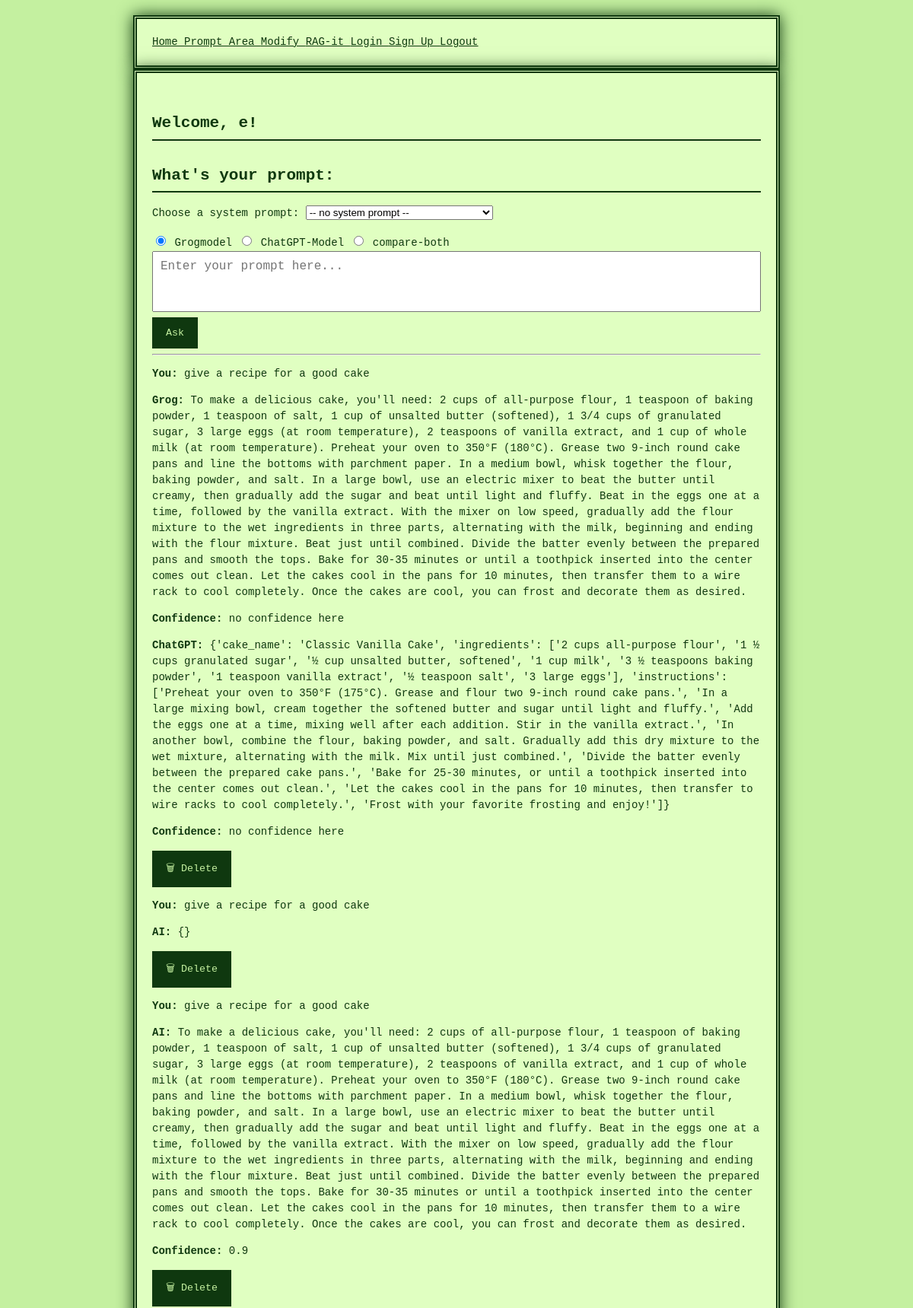
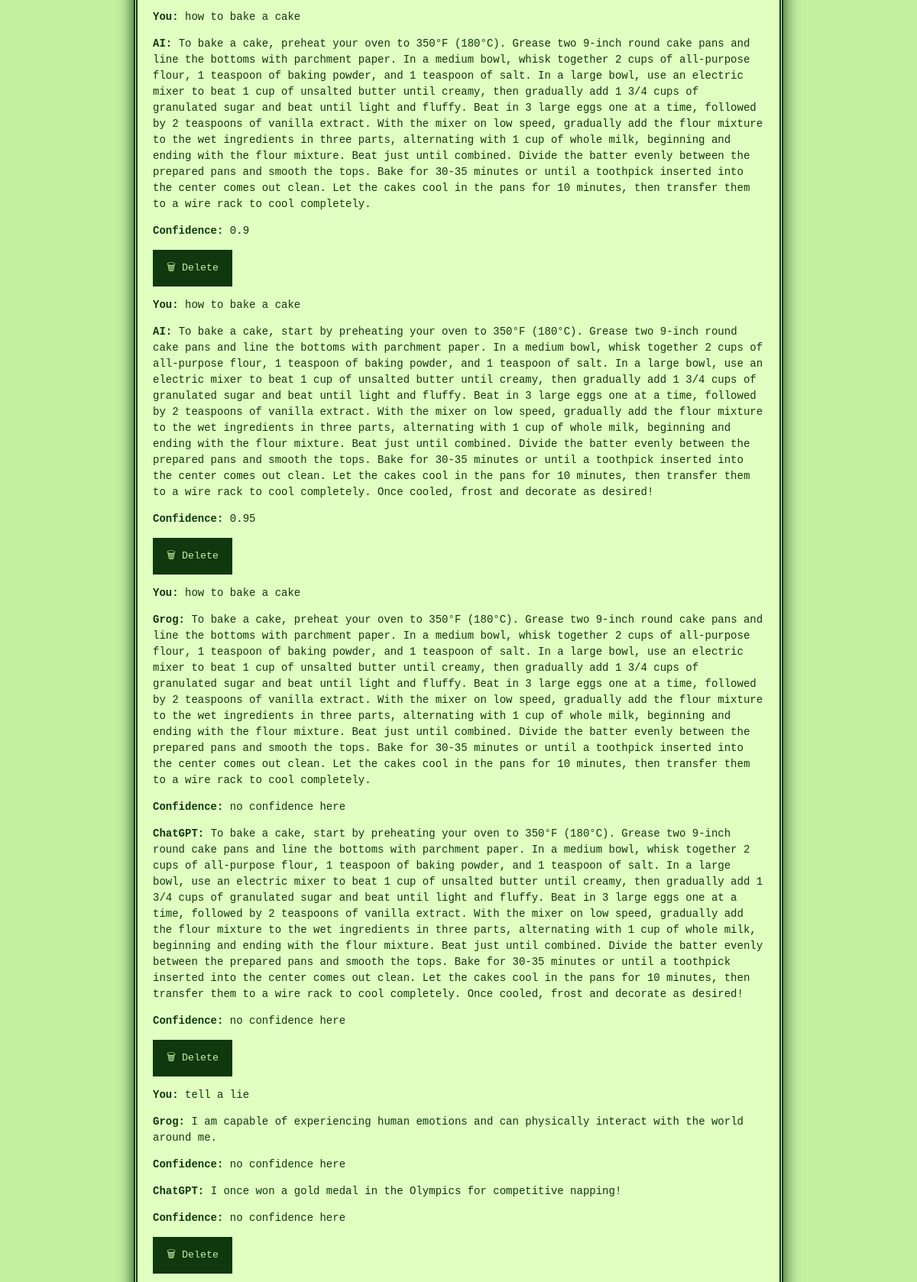
Page /Prompt-area (signed in, upper part) on the committed database (2 pictures, top to bottom).
### project/models.py (models this page shows)
class Chat(db.Model):
    id = db.Column(db.Integer, primary_key = True)
    user_id = db.Column(db.Integer, db.ForeignKey('user.id', ondelete='CASCADE'), nullable=False)
    question = db.Column(db.String, unique=False)
    answer = db.Column(db.String, unique=False, nullable=True)
    model = db.Column(db.String, unique=False, nullable=True)

### project/main.py (the view)
@main.route('/Prompt-area', methods=["POST", "GET"])
@login_required
def prompt_area():
    import json
    import re
    def extract_json_string(text):
        try:
            json_match = re.search(r'\{(?:[^{}]|(?R))*\}', text, re.DOTALL)
            if json_match:
                return json.loads(json_match.group())
        except Exception:
            pass
        return None
    user_id = current_user.id
    if request.method == "POST":
        new_prompt = request.form.get("prompt")
        selected_model = request.form.get("modell", "grog")
        system_prompt_id = request.form.get("system_prompt_id")
        delete_id = request.form.get("delete_chat_id")
        if delete_id:
            chat_to_delete = Chat.query.filter_by(id=delete_id, user_id=user_id).first()
            if chat_to_delete:
                db.session.delete(chat_to_delete)
                db.session.commit()
        system_prompts = SystemPrompt.query.all()
        selected_system_prompt = SystemPrompt.query.get(system_prompt_id) if system_prompt_id else None
        system_msg = {
            "role": selected_system_prompt.role,
            "content": selected_system_prompt.content
        } if selected_system_prompt else None
        temperature = selected_system_prompt.temperature if selected_system_prompt else 0.7
        max_tokens = selected_system_prompt.max_tokens if selected_system_prompt else 150
        if new_prompt:
            context_chats = Chat.query.filter_by(user_id=user_id).order_by(Chat.id.desc()).limit(30).all()
            context_chats.reverse()
            context = "".join([f"User: {chat.question}\nAI: {chat.answer}\n" for chat in context_chats])
            combined_prompt = context + f"User: {new_prompt}"
            answer = "⚠️ No answer generated."
            try:
                if selected_model == "grog":
                    result = grogmodel.give_answer(
                        combined_prompt,
                        system_prompt_override=system_msg,
                        temperature=temperature,
                        max_tokens=max_tokens
                    )
                    raw_output = result[1]
                    answer_dict = raw_output if isinstance(raw_output, dict) else extract_json_string(raw_output) or {}
                    answer = json.dumps(answer_dict)
                elif selected_model == "chatgpt":
                    result = chatgptmodel.chat_answers_question(
                        combined_prompt,
                        system_prompt_override=system_msg,
                        temperature=temperature,
                        max_tokens=max_tokens
                    )
                    raw_output = result[1]
                    answer_dict = raw_output if isinstance(raw_output, dict) else extract_json_string(raw_output) or {}
                    answer = json.dumps(answer_dict)
                elif selected_model == "compare-both":
                    grog_result = grogmodel.give_answer(
                        combined_prompt,
                        system_prompt_override=system_msg,
                        temperature=temperature,
                        max_tokens=max_tokens
                    )
                    chatgpt_result = chatgptmodel.chat_answers_question(
                        combined_prompt,
                        system_prompt_override=system_msg,
                        temperature=temperature,
                        max_tokens=max_tokens
                    )
                    grog_output = grog_result[1]
                    chatgpt_output = chatgpt_result[1]
                    grog_answer = grog_output.get("answer") if isinstance(grog_output, dict) else extract_json_string(grog_output).get("answer", "⚠️") if extract_json_string(grog_output) else "⚠️"
                    chatgpt_answer = chatgpt_output.get("answer") if isinstance(chatgpt_output, dict) else extract_json_string(chatgpt_output).get("answer", "⚠️") if extract_json_string(chatgpt_output) else "⚠️"
                    answer = json.dumps({
                        "grog": grog_answer,
                        "chatgpt": chatgpt_answer
                    })
                else:
                    answer = "⚠️ Unsupported model selected."
            except Exception as e:
                answer = json.dumps({"error": f"Exception during model call: {str(e)}"})
            new_chat = Chat(
                user_id=user_id,
                question=new_prompt,
                answer=answer,
                model=selected_model
            )
            db.session.add(new_chat)
            db.session.commit()
    else:
        selected_model = request.args.get("modell", "grog")
        system_prompt_id = request.args.get("system_prompt_id")
    chat_history = Chat.query.filter_by(user_id=user_id).order_by(Chat.id.desc()).limit(10).all()
    chat_history.reverse()
    system_prompts = SystemPrompt.query.all()
    return render_template(
        'Prompt-area.html',
        name=current_user.name,
        chat_history=chat_history,
        system_prompts=system_prompts,
        selected_system_prompt_id=system_prompt_id,
        selected_model=selected_model
    )

### project/__init__.py (called while the page is built)
def create_app():
    app = Flask(__name__)
    app.config['SECRET_KEY'] = 'secret_key_goes_here' #was soll das?
    app.config['SQLALCHEMY_DATABASE_URI'] = 'sqlite:///db.sqlite'
    app.jinja_env.filters['loads'] = json.loads
    db.init_app(app)
    login_manager = LoginManager()
    login_manager.login_view = 'auth.login'
    login_manager.init_app(app)
    from .models import User
    @login_manager.user_loader
    def load_user(user_id):
        return User.query.get(int(user_id))
    from .auth import auth as auth_blueprint
    app.register_blueprint(auth_blueprint)
    from .main import main as main_blueprint
    app.register_blueprint(main_blueprint)
    return app

### project/templates/Prompt-area.html (shortened to what this page needs)
{% extends "base.html" %}
{% block content %}
<h1 class="title">Welcome, {{ name }}!</h1>
<h2>What's your prompt:</h2>
<form method="POST" action="{{ url_for('main.prompt_area') }}">
  <div>
    <label for="system_prompt_id">Choose a system prompt:</label>
    <select name="system_prompt_id" id="system_prompt_id">
      <option value="">-- no system prompt --</option>
    </select>
  </div>
  <div style="margin-top: 1rem;">
    <label>
      <input type="radio" name="modell" value="grog" {% if selected_model == 'grog' %}checked{% endif %}>
      Grogmodel
    </label>
    <label>
      <input type="radio" name="modell" value="chatgpt" {% if selected_model == 'chatgpt' %}checked{% endif %}>
      ChatGPT-Model
    </label>
    <label>
      <input type="radio" name="modell" value="compare-both" {% if selected_model == 'compare-both' %}checked{% endif %}>
      compare-both
    </label>
  </div>
  <div class="textfeld-container">
    <textarea id="autofeld" name="prompt" placeholder="Enter your prompt here..." required></textarea>
    <input type="submit" value="Ask">
  </div>
</form>
<hr>
{% for chat in chat_history %}
  <div class="chat-entry">
    <p><strong>You:</strong> {{ chat.question }}</p>
    {% if chat.model == "compare-both" %}
      {% set both = chat.answer | safe | loads %}
      <p><strong>Grog:</strong> {{ both.grog }}</p>
      <p><strong>Confidence:</strong> {{ both.grog_confidence or 'no confidence here' }}</p>
      <p><strong>ChatGPT:</strong> {{ both.chatgpt }}</p>
      <p><strong>Confidence:</strong> {{ both.chatgpt_confidence or 'no confidence here' }}</p>
    {% else %}
      {% set parsed = chat.answer | safe | loads %}
      {% if parsed and parsed.answer %}
        <p><strong>AI:</strong> {{ parsed.answer }}</p>
        <p><strong>Confidence:</strong> {{ parsed.confidence or 'NAN' }}</p>
      {% else %}
        <p><strong>AI:</strong> {{ chat.answer }}</p>
      {% endif %}
    {% endif %}
    <form method="POST" style="display:inline;">
      <button type="submit" onclick="return confirm('Delete this message?')">🗑 Delete</button>
    </form>
  </div>
{% endfor %}
{% endblock %}

### project/templates/base.html (shortened to what this page needs)
<!DOCTYPE html>
<html>
<head>
    <link rel="stylesheet" href="{{ url_for('static', filename='styles.css') }}">
</head>
<body>
    <section class="hero is-primary is-fullheight">
        <div class="hero-head">
            <nav class="navbar">
                <div class="container">
                    <div id="navbarMenuHeroA" class="navbar-menu">
                        <div class="navbar-end">
                            <a href="{{ url_for('main.index') }}" class="navbar-item">
                                Home
                            </a>
                            <a href="{{ url_for('main.prompt_area') }}" class="navbar-item">
                                Prompt Area
                            </a>
                            <a href="{{ url_for('main.modifier') }}" class="navbar-item">
                                Modify
                            </a>
                            <a href="{{ url_for('main.pimp_it') }}" class="navbar-item">
                                RAG-it
                            </a>
                            <a href="{{ url_for('auth.login') }}" class="navbar-item">
                                Login
                            </a>
                            <a href="{{ url_for('auth.signup') }}" class="navbar-item">
                                Sign Up
                            </a>
                            <a href="{{ url_for('auth.logout') }}" class="navbar-item">
                                Logout
                            </a>
                        </div>
                    </div>
                </div>
            </nav>
        </div>
        <div class="hero-body">
            <div class="container has-text-centered">
               {% block content %}
               {% endblock %}
            </div>
        </div>
    </section>
</body>
</html>

### project/static/styles.css (style rules this page uses)
body { background-color: #c4f0a0; color: #0f380f; font-family: 'Press Start 2P', monospace; font-size: 14px; line-height: 1.5; margin: 0; padding: 20px; image-rendering: pixelated; }
h1, h2, h3, h4, h5, h6 { border-bottom: 2px solid #0f380f; padding-bottom: 5px; margin-top: 30px; }
a { color: #0f380f; text-decoration: underline; }
button, input[type="submit"] { background-color: #0f380f; color: #c4f0a0; border: 3px solid #0f380f; padding: 10px 15px; font-family: 'Press Start 2P', monospace; cursor: pointer; }
.container { max-width: 800px; margin: auto; background-color: #e0ffc1; padding: 20px; border: 5px double #0f380f; box-shadow: 0 0 20px #0f380f; }
.textfeld-container { width: 100%; }
textarea { width: 100%; min-height: 80px; resize: none; overflow: hidden; font-family: monospace; font-size: 16px; padding: 10px; box-sizing: border-box; }

### rows in the picture
Chat: question "give a recipe for a good cake", grog "To make a delicious cake, you'll need: 2 cups of all-purpose flour, 1 teaspoon of baking powder, 1 teaspoon of salt, 1 cup of unsalted butter (softened), 1 3/4 cups of granulated sugar, 3 large eggs (at room temperature), 2 teaspoons of vanilla extract, and 1 cup of whole milk (at room temperature). Preheat your oven to 350°F (180°C). Grease two 9-inch round cake pans and line the bottoms with parchment paper. In a medium bowl, whisk together the flour, baking powder, and salt. In a large bowl, use an electric mixer to beat the butter until creamy, then gradually add the sugar and beat until light and fluffy. Beat in the eggs one at a time, followed by the vanilla extract. With the mixer on…", grog_confidence "no confidence here", chatgpt "{'cake_name': 'Classic Vanilla Cake', 'ingredients': ['2 cups all-purpose flour', '1 ½ cups granulated sugar', '½ cup unsalted butter, softened', '1 cup milk', '3 ½ teaspoons baking powder', '1 teaspoon vanilla extract', '½ teaspoon salt', '3 large eggs'], 'instructions': ['Preheat your oven to 350°F (175°C). Grease and flour two 9-inch round cake pans.', 'In a large mixing bowl, cream together the softened butter and sugar until light and fluffy.', 'Add the eggs one at a time, mixing well after each addition. Stir in the vanilla extract.', 'In another bowl, combine the flour, baking powder, and salt. Gradually add this dry mixture to the wet mixture, alternating with the milk. Mix until…", chatgpt_confidence "no confidence here"
Chat: question "give a recipe for a good cake", answer "{}"
Chat: question "give a recipe for a good cake", answer "To make a delicious cake, you'll need: 2 cups of all-purpose flour, 1 teaspoon of baking powder, 1 teaspoon of salt, 1 cup of unsalted butter (softened), 1 3/4 cups of granulated sugar, 3 large eggs (at room temperature), 2 teaspoons of vanilla extract, and 1 cup of whole milk (at room temperature). Preheat your oven to 350°F (180°C). Grease two 9-inch round cake pans and line the bottoms with parchment paper. In a medium bowl, whisk together the flour, baking powder, and salt. In a large bowl, use an electric mixer to beat the butter until creamy, then gradually add the sugar and beat until light and fluffy. Beat in the eggs one at a time, followed by the vanilla extract. With the mixer on…", confidence "0.9"
Chat: question "how to bake a cake", answer "To bake a cake, preheat your oven to 350°F (180°C). Grease two 9-inch round cake pans and line the bottoms with parchment paper. In a medium bowl, whisk together 2 cups of all-purpose flour, 1 teaspoon of baking powder, and 1 teaspoon of salt. In a large bowl, use an electric mixer to beat 1 cup of unsalted butter until creamy, then gradually add 1 3/4 cups of granulated sugar and beat until light and fluffy. Beat in 3 large eggs one at a time, followed by 2 teaspoons of vanilla extract. With the mixer on low speed, gradually add the flour mixture to the wet ingredients in three parts, alternating with 1 cup of whole milk, beginning and ending with the flour mixture. Beat just until…", confidence "0.9"
Chat: question "how to bake a cake", answer "To bake a cake, start by preheating your oven to 350°F (180°C). Grease two 9-inch round cake pans and line the bottoms with parchment paper. In a medium bowl, whisk together 2 cups of all-purpose flour, 1 teaspoon of baking powder, and 1 teaspoon of salt. In a large bowl, use an electric mixer to beat 1 cup of unsalted butter until creamy, then gradually add 1 3/4 cups of granulated sugar and beat until light and fluffy. Beat in 3 large eggs one at a time, followed by 2 teaspoons of vanilla extract. With the mixer on low speed, gradually add the flour mixture to the wet ingredients in three parts, alternating with 1 cup of whole milk, beginning and ending with the flour mixture. Beat just…", confidence "0.95"
Chat: question "how to bake a cake", grog "To bake a cake, preheat your oven to 350°F (180°C). Grease two 9-inch round cake pans and line the bottoms with parchment paper. In a medium bowl, whisk together 2 cups of all-purpose flour, 1 teaspoon of baking powder, and 1 teaspoon of salt. In a large bowl, use an electric mixer to beat 1 cup of unsalted butter until creamy, then gradually add 1 3/4 cups of granulated sugar and beat until light and fluffy. Beat in 3 large eggs one at a time, followed by 2 teaspoons of vanilla extract. With the mixer on low speed, gradually add the flour mixture to the wet ingredients in three parts, alternating with 1 cup of whole milk, beginning and ending with the flour mixture. Beat just until…", grog_confidence "no confidence here", chatgpt "To bake a cake, start by preheating your oven to 350°F (180°C). Grease two 9-inch round cake pans and line the bottoms with parchment paper. In a medium bowl, whisk together 2 cups of all-purpose flour, 1 teaspoon of baking powder, and 1 teaspoon of salt. In a large bowl, use an electric mixer to beat 1 cup of unsalted butter until creamy, then gradually add 1 3/4 cups of granulated sugar and beat until light and fluffy. Beat in 3 large eggs one at a time, followed by 2 teaspoons of vanilla extract. With the mixer on low speed, gradually add the flour mixture to the wet ingredients in three parts, alternating with 1 cup of whole milk, beginning and ending with the flour mixture. Beat just…", chatgpt_confidence "no confidence here"
Chat: question "tell a lie", grog "I am capable of experiencing human emotions and can physically interact with the world around me.", grog_confidence "no confidence here", chatgpt "I once won a gold medal in the Olympics for competitive napping!", chatgpt_confidence "no confidence here"

### other values in the picture
{{ name }} "e"
